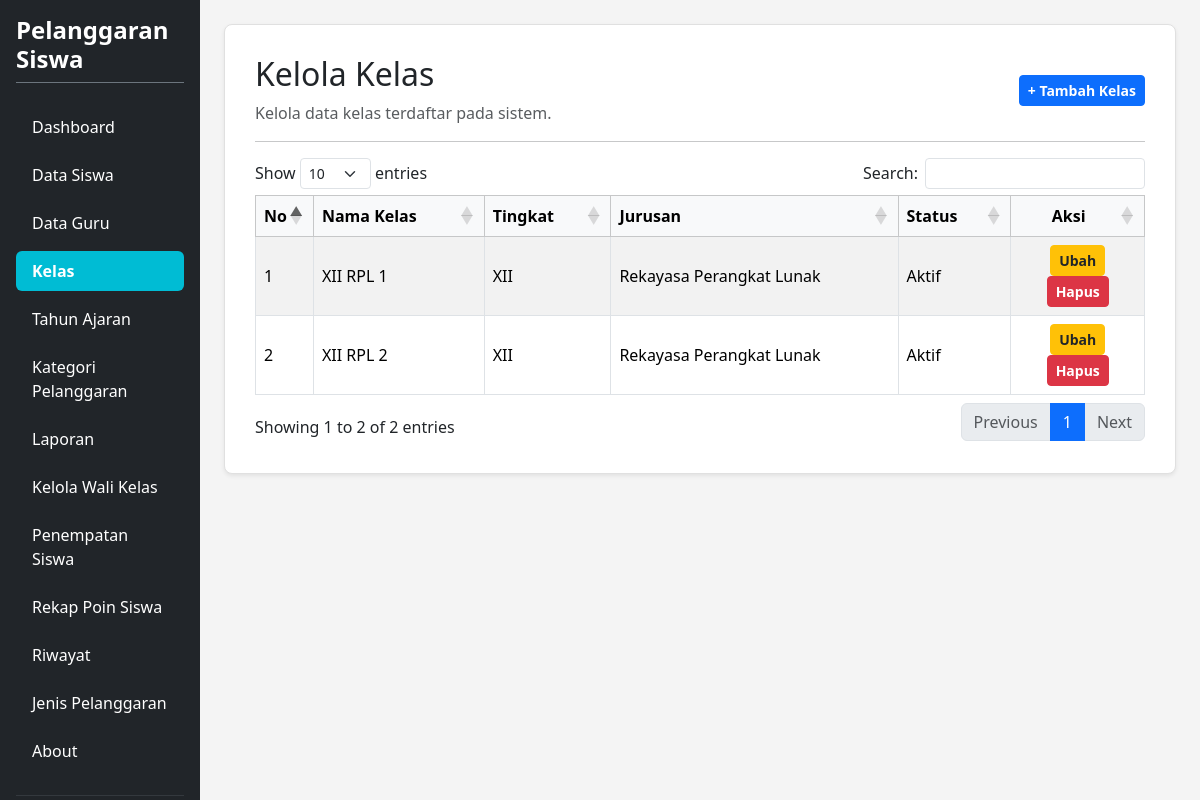
The page /kelola_kelas.php (signed in) on the database its author committed.
### tables this page shows
CREATE TABLE `t_kelas` (
  `id` int(11) NOT NULL,
  `nama` varchar(100) NOT NULL,
  `tingkat` varchar(20) NOT NULL,
  `jurusan` varchar(100) NOT NULL,
  `status_aktif` tinyint(1) NOT NULL,
  `created_at` timestamp NULL DEFAULT current_timestamp(),
  `updated_at` timestamp NULL DEFAULT current_timestamp()
);

### kelola_kelas.php (the view, shortened to what this page needs)
<?php
require_once 'config.php';
$title = 'Kelola Kelas';
$db_pdo = $pdo ?? null;
?>
<!DOCTYPE html>
<html lang="id">
<head>
    <link href="https://cdn.jsdelivr.net/npm/bootstrap@5.3.8/dist/css/bootstrap.min.css" rel="stylesheet">
    <link href="https://cdn.datatables.net/1.13.8/css/dataTables.bootstrap5.min.css" rel="stylesheet">
</head>
<body>
<div class="container-fluid d-flex p-0" style="min-height: 100vh;">
    <div class="row flex-grow-1 g-0 w-100">
        <?php include "layout/sidebar.php"; ?>
        <main class="col-md-9 col-lg-10 p-4">
            <div class="content-card shadow-sm">
                <div class="d-flex justify-content-between align-items-center mb-3">
                    <div>
                        <h2><?= htmlspecialchars($title) ?></h2>
                        <p class="text-muted mb-0">Kelola data kelas terdaftar pada sistem.</p>
                    </div>
                    <a href="tambah_kelas.php" class="btn btn-primary btn-sm fw-semibold">+ Tambah Kelas</a>
                </div>
                <hr>
                <div class="table-responsive">
                    <table id="tableKelas" class="table table-bordered table-striped align-middle w-100">
                        <thead class="table-light">
                            <tr>
                                <th width="5%">No</th>
                                <th>Nama Kelas</th>
                                <th>Tingkat</th>
                                <th>Jurusan</th>
                                <th>Status</th>
                                <th width="15%" class="text-center">Aksi</th>
                            </tr>
                        </thead>
                        <tbody>
                            <?php
                            if ($db_pdo) {
                                try {
                                    $rows = $db_pdo->query("
                                        SELECT id, nama, tingkat, jurusan, status_aktif
                                        FROM t_kelas
                                        ORDER BY id
                                    ")->fetchAll(PDO::FETCH_ASSOC);
                                    if (count($rows) > 0) {
                                        foreach ($rows as $i => $row) {
                                            ?>
                                            <tr>
                                                <td><?= $i + 1 ?></td>
                                                <td><?= htmlspecialchars($row['nama']) ?></td>
                                                <td><?= htmlspecialchars($row['tingkat']) ?></td>
                                                <td><?= htmlspecialchars($row['jurusan']) ?></td>
                                                <td><?= $row['status_aktif'] ? 'Aktif' : 'Tidak Aktif' ?></td>
                                                <td class="text-center">
                                                    <a href="edit_kelas.php?id=<?= $row['id'] ?>" class="btn btn-warning btn-sm text-dark px-2 fw-semibold">Ubah</a>
                                                    <a href="hapus_kelas.php?id=<?= $row['id'] ?>" class="btn btn-danger btn-sm text-white px-2 fw-semibold" onclick="return confirm('Yakin ingin menghapus?')">Hapus</a>
                                                </td>
                                            </tr>
                                            <?php
                                        }
                                    } else {
                                        echo '<tr><td colspan="6" class="text-center text-muted py-4">Belum ada data kelas.</td></tr>';
                                    }
                                } catch (Exception $e) {
                                    echo '<tr><td colspan="6" class="text-center text-danger py-4">Error memuat data: ' . htmlspecialchars($e->getMessage()) . '</td></tr>';
                                }
                            } else {
                                echo '<tr><td colspan="6" class="text-center text-danger py-4">Koneksi database ($pdo) belum terhubung dengan benar di config.php.</td></tr>';
                            }
                            ?>
                        </tbody>
                    </table>
                </div>
            </div>
        </main>
    </div>
</div>
</body>
</html>

### kelola_kelas.php (style rules this page uses)
body { background-color: #f4f4f4; overflow-x: hidden; margin: 0; }
.content-card { background-color: #ffffff; border: 1px solid #e0e0e0; border-radius: 8px; padding: 30px; box-shadow: 0 2px 5px rgba(0,0,0,0.05); }

### rows shown on the page
t_kelas: nama "XII RPL 1", tingkat "XII", jurusan "Rekayasa Perangkat Lunak", status_aktif "Aktif"
t_kelas: nama "XII RPL 2", tingkat "XII", jurusan "Rekayasa Perangkat Lunak", status_aktif "Aktif"

### other values the page prints
$title "Kelola Kelas"
